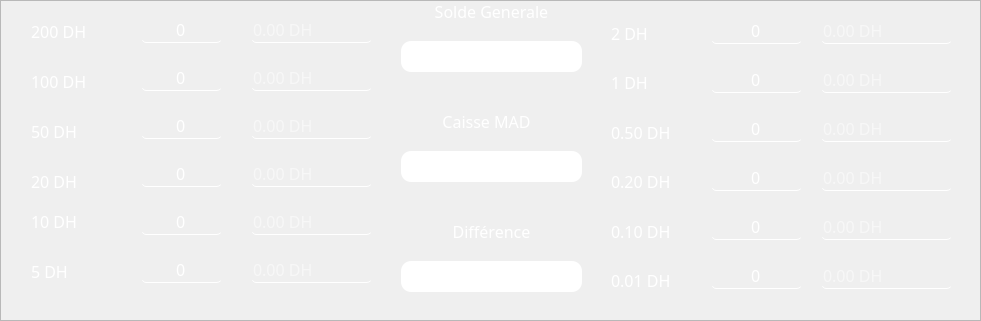
   <widget class="QStackedWidget" name="print_stackedWidget">
    <property name="geometry">
     <rect>
      <x>0</x>
      <y>100</y>
      <width>981</width>
      <height>321</height>
     </rect>
    </property>
    <property name="styleSheet">
     <string notr="true"/>
    </property>
    <property name="frameShape">
     <enum>QFrame::StyledPanel</enum>
    </property>
    <property name="frameShadow">
     <enum>QFrame::Raised</enum>
    </property>
    <widget class="QWidget" name="print_stackedWidgetPage1">
     <widget class="QLabel" name="m2">
      <property name="geometry">
       <rect>
        <x>30</x>
        <y>60</y>
        <width>81</width>
        <height>41</height>
       </rect>
      </property>
      <property name="font">
       <font>
        <family>Mongolian Baiti</family>
        <pointsize>12</pointsize>
       </font>
      </property>
      <property name="styleSheet">
       <string notr="true">color: rgb(255, 255, 255);</string>
      </property>
      <property name="text">
       <string>100 DH</string>
      </property>
     </widget>
     <widget class="QLabel" name="m4">
      <property name="geometry">
       <rect>
        <x>30</x>
        <y>160</y>
        <width>81</width>
        <height>41</height>
       </rect>
      </property>
      <property name="font">
       <font>
        <family>Mongolian Baiti</family>
        <pointsize>12</pointsize>
       </font>
      </property>
      <property name="styleSheet">
       <string notr="true">color: rgb(255, 255, 255);</string>
      </property>
      <property name="text">
       <string>20 DH</string>
      </property>
     </widget>
     <widget class="QLineEdit" name="dif">
      <property name="geometry">
       <rect>
        <x>400</x>
        <y>260</y>
        <width>181</width>
        <height>31</height>
       </rect>
      </property>
      <property name="font">
       <font>
        <family>Mongolian Baiti</family>
        <pointsize>12</pointsize>
        <weight>75</weight>
        <bold>true</bold>
       </font>
      </property>
      <property name="styleSheet">
       <string notr="true">border-radius:10px;
</string>
      </property>
      <property name="text">
       <string/>
      </property>
      <property name="alignment">
       <set>Qt::AlignCenter</set>
      </property>
      <property name="readOnly">
       <bool>true</bool>
      </property>
     </widget>
     <widget class="QLabel" name="m5">
      <property name="geometry">
       <rect>
        <x>30</x>
        <y>200</y>
        <width>81</width>
        <height>41</height>
       </rect>
      </property>
      <property name="font">
       <font>
        <family>Mongolian Baiti</family>
        <pointsize>12</pointsize>
       </font>
      </property>
      <property name="styleSheet">
       <string notr="true">color: rgb(255, 255, 255);</string>
      </property>
      <property name="text">
       <string>10 DH</string>
      </property>
     </widget>
     <widget class="QLabel" name="label_46">
      <property name="geometry">
       <rect>
        <x>430</x>
        <y>100</y>
        <width>111</width>
        <height>41</height>
       </rect>
      </property>
      <property name="font">
       <font>
        <family>Mongolian Baiti</family>
        <pointsize>12</pointsize>
       </font>
      </property>
      <property name="styleSheet">
       <string notr="true">color: rgb(255, 255, 255);</string>
      </property>
      <property name="text">
       <string>Caisse MAD</string>
      </property>
      <property name="alignment">
       <set>Qt::AlignCenter</set>
      </property>
     </widget>
     <widget class="QLabel" name="m6">
      <property name="geometry">
       <rect>
        <x>30</x>
        <y>250</y>
        <width>81</width>
        <height>41</height>
       </rect>
      </property>
      <property name="font">
       <font>
        <family>Mongolian Baiti</family>
        <pointsize>12</pointsize>
       </font>
      </property>
      <property name="styleSheet">
       <string notr="true">color: rgb(255, 255, 255);</string>
      </property>
      <property name="text">
       <string>5 DH</string>
      </property>
     </widget>
     <widget class="QLabel" name="label_65">
      <property name="geometry">
       <rect>
        <x>420</x>
        <y>-10</y>
        <width>141</width>
        <height>41</height>
       </rect>
      </property>
      <property name="font">
       <font>
        <family>Mongolian Baiti</family>
        <pointsize>12</pointsize>
       </font>
      </property>
      <property name="styleSheet">
       <string notr="true">color: rgb(255, 255, 255);</string>
      </property>
      <property name="text">
       <string>Solde Generale</string>
      </property>
      <property name="alignment">
       <set>Qt::AlignCenter</set>
      </property>
     </widget>
     <widget class="QLineEdit" name="general">
      <property name="geometry">
       <rect>
        <x>400</x>
        <y>40</y>
        <width>181</width>
        <height>31</height>
       </rect>
      </property>
      <property name="font">
       <font>
        <family>Mongolian Baiti</family>
        <pointsize>12</pointsize>
        <weight>75</weight>
        <bold>true</bold>
       </font>
      </property>
      <property name="styleSheet">
       <string notr="true">border-radius:10px;
</string>
      </property>
      <property name="text">
       <string/>
      </property>
      <property name="alignment">
       <set>Qt::AlignCenter</set>
      </property>
      <property name="readOnly">
       <bool>true</bool>
      </property>
     </widget>
     <widget class="QLabel" name="m1">
      <property name="geometry">
       <rect>
        <x>30</x>
        <y>10</y>
        <width>81</width>
        <height>41</height>
       </rect>
      </property>
      <property name="font">
       <font>
        <family>Mongolian Baiti</family>
        <pointsize>12</pointsize>
       </font>
      </property>
      <property name="styleSheet">
       <string notr="true">color: rgb(255, 255, 255);</string>
      </property>
      <property name="text">
       <string>200 DH</string>
      </property>
     </widget>
     <widget class="QLabel" name="m3">
      <property name="geometry">
       <rect>
        <x>30</x>
        <y>110</y>
        <width>81</width>
        <height>41</height>
       </rect>
      </property>
      <property name="font">
       <font>
        <family>Mongolian Baiti</family>
        <pointsize>12</pointsize>
       </font>
      </property>
      <property name="styleSheet">
       <string notr="true">color: rgb(255, 255, 255);</string>
      </property>
      <property name="text">
       <string>50 DH</string>
      </property>
     </widget>
     <widget class="QLabel" name="label_47">
      <property name="geometry">
       <rect>
        <x>440</x>
        <y>210</y>
        <width>101</width>
        <height>41</height>
       </rect>
      </property>
      <property name="font">
       <font>
        <family>Mongolian Baiti</family>
        <pointsize>12</pointsize>
       </font>
      </property>
      <property name="styleSheet">
       <string notr="true">color: rgb(255, 255, 255);</string>
      </property>
      <property name="text">
       <string>Différence</string>
      </property>
      <property name="alignment">
       <set>Qt::AlignCenter</set>
      </property>
     </widget>
     <widget class="QLineEdit" name="caisseMAD">
      <property name="geometry">
       <rect>
        <x>400</x>
        <y>150</y>
        <width>181</width>
        <height>31</height>
       </rect>
      </property>
      <property name="font">
       <font>
        <family>Mongolian Baiti</family>
        <pointsize>12</pointsize>
        <weight>75</weight>
        <bold>true</bold>
       </font>
      </property>
      <property name="styleSheet">
       <string notr="true">border-radius:10px;

</string>
      </property>
      <property name="text">
       <string/>
      </property>
      <property name="alignment">
       <set>Qt::AlignCenter</set>
      </property>
      <property name="readOnly">
       <bool>true</bool>
      </property>
     </widget>
     <widget class="QWidget" name="layoutWidget">
      <property name="geometry">
       <rect>
        <x>710</x>
        <y>0</y>
        <width>91</width>
        <height>311</height>
       </rect>
      </property>
      <layout class="QVBoxLayout" name="verticalLayout">
       <item>
        <widget class="QLineEdit" name="l2">
         <property name="font">
          <font>
           <family>Mongolian Baiti</family>
           <pointsize>12</pointsize>
          </font>
         </property>
         <property name="styleSheet">
          <string notr="true">color: rgb(255, 255, 255);
border-radius:5px;
background-color:transparent;
border-bottom:1px solid rgb(255, 255, 255);</string>
         </property>
         <property name="text">
          <string>0</string>
         </property>
         <property name="alignment">
          <set>Qt::AlignCenter</set>
         </property>
         <property name="placeholderText">
          <string>Qté.</string>
         </property>
        </widget>
       </item>
       <item>
        <widget class="QLineEdit" name="l1">
         <property name="font">
          <font>
           <family>Mongolian Baiti</family>
           <pointsize>12</pointsize>
          </font>
         </property>
         <property name="styleSheet">
          <string notr="true">color: rgb(255, 255, 255);
border-radius:5px;
background-color:transparent;
border-bottom:1px solid rgb(255, 255, 255);</string>
         </property>
         <property name="text">
          <string>0</string>
         </property>
         <property name="alignment">
          <set>Qt::AlignCenter</set>
         </property>
         <property name="placeholderText">
          <string>Qté.</string>
         </property>
        </widget>
       </item>
       <item>
        <widget class="QLineEdit" name="l05">
         <property name="font">
          <font>
           <family>Mongolian Baiti</family>
           <pointsize>12</pointsize>
          </font>
         </property>
         <property name="styleSheet">
          <string notr="true">color: rgb(255, 255, 255);
border-radius:5px;
background-color:transparent;
border-bottom:1px solid rgb(255, 255, 255);</string>
         </property>
         <property name="text">
          <string>0</string>
         </property>
         <property name="alignment">
          <set>Qt::AlignCenter</set>
         </property>
         <property name="placeholderText">
          <string>Qté.</string>
         </property>
        </widget>
       </item>
       <item>
        <widget class="QLineEdit" name="l02">
         <property name="font">
          <font>
           <family>Mongolian Baiti</family>
           <pointsize>12</pointsize>
          </font>
         </property>
         <property name="styleSheet">
          <string notr="true">color: rgb(255, 255, 255);
border-radius:5px;
background-color:transparent;
border-bottom:1px solid rgb(255, 255, 255);</string>
         </property>
         <property name="text">
          <string>0</string>
         </property>
         <property name="alignment">
          <set>Qt::AlignCenter</set>
         </property>
         <property name="placeholderText">
          <string>Qté.</string>
         </property>
        </widget>
       </item>
       <item>
        <widget class="QLineEdit" name="l01">
         <property name="font">
          <font>
           <family>Mongolian Baiti</family>
           <pointsize>12</pointsize>
          </font>
         </property>
         <property name="styleSheet">
          <string notr="true">color: rgb(255, 255, 255);
border-radius:5px;
background-color:transparent;
border-bottom:1px solid rgb(255, 255, 255);</string>
         </property>
         <property name="text">
          <string>0</string>
         </property>
         <property name="alignment">
          <set>Qt::AlignCenter</set>
         </property>
         <property name="placeholderText">
          <string>Qté.</string>
         </property>
        </widget>
       </item>
       <item>
        <widget class="QLineEdit" name="l001">
         <property name="font">
          <font>
           <family>Mongolian Baiti</family>
           <pointsize>12</pointsize>
          </font>
         </property>
         <property name="styleSheet">
          <string notr="true">color: rgb(255, 255, 255);
border-radius:5px;
background-color:transparent;
border-bottom:1px solid rgb(255, 255, 255);</string>
         </property>
         <property name="text">
          <string>0</string>
         </property>
         <property name="alignment">
          <set>Qt::AlignCenter</set>
         </property>
         <property name="placeholderText">
          <string>Qté.</string>
         </property>
        </widget>
       </item>
      </layout>
     </widget>
     <widget class="QWidget" name="layoutWidget">
      <property name="geometry">
       <rect>
        <x>250</x>
        <y>0</y>
        <width>121</width>
        <height>301</height>
       </rect>
      </property>
      <property name="font">
       <font>
        <pointsize>14</pointsize>
       </font>
      </property>
      <layout class="QVBoxLayout" name="verticalLayout_2">
       <item>
        <widget class="QLineEdit" name="o200">
         <property name="font">
          <font>
           <family>Mongolian Baiti</family>
           <pointsize>12</pointsize>
          </font>
         </property>
         <property name="styleSheet">
          <string notr="true">color: rgb(255, 255, 255);
border-radius:5px;
background-color:transparent;
border-bottom:1px solid rgb(255, 255, 255);</string>
         </property>
         <property name="text">
          <string/>
         </property>
         <property name="readOnly">
          <bool>true</bool>
         </property>
         <property name="placeholderText">
          <string>0.00 DH</string>
         </property>
        </widget>
       </item>
       <item>
        <widget class="QLineEdit" name="o100">
         <property name="font">
          <font>
           <family>Mongolian Baiti</family>
           <pointsize>12</pointsize>
          </font>
         </property>
         <property name="styleSheet">
          <string notr="true">color: rgb(255, 255, 255);
border-radius:5px;
background-color:transparent;
border-bottom:1px solid rgb(255, 255, 255);</string>
         </property>
         <property name="text">
          <string/>
         </property>
         <property name="readOnly">
          <bool>true</bool>
         </property>
         <property name="placeholderText">
          <string>0.00 DH</string>
         </property>
        </widget>
       </item>
       <item>
        <widget class="QLineEdit" name="o50">
         <property name="font">
          <font>
           <family>Mongolian Baiti</family>
           <pointsize>12</pointsize>
          </font>
         </property>
         <property name="styleSheet">
          <string notr="true">color: rgb(255, 255, 255);
border-radius:5px;
background-color:transparent;
border-bottom:1px solid rgb(255, 255, 255);</string>
         </property>
         <property name="text">
          <string/>
         </property>
         <property name="readOnly">
          <bool>true</bool>
         </property>
         <property name="placeholderText">
          <string>0.00 DH</string>
         </property>
        </widget>
       </item>
       <item>
        <widget class="QLineEdit" name="o20">
         <property name="font">
          <font>
           <family>Mongolian Baiti</family>
           <pointsize>12</pointsize>
          </font>
         </property>
         <property name="styleSheet">
          <string notr="true">color: rgb(255, 255, 255);
border-radius:5px;
background-color:transparent;
border-bottom:1px solid rgb(255, 255, 255);</string>
         </property>
         <property name="text">
          <string/>
         </property>
         <property name="readOnly">
          <bool>true</bool>
         </property>
         <property name="placeholderText">
          <string>0.00 DH</string>
         </property>
        </widget>
       </item>
       <item>
        <widget class="QLineEdit" name="o10">
         <property name="font">
          <font>
           <family>Mongolian Baiti</family>
           <pointsize>12</pointsize>
          </font>
         </property>
         <property name="styleSheet">
          <string notr="true">color: rgb(255, 255, 255);
border-radius:5px;
background-color:transparent;
border-bottom:1px solid rgb(255, 255, 255);</string>
         </property>
         <property name="text">
          <string/>
         </property>
         <property name="readOnly">
          <bool>true</bool>
         </property>
         <property name="placeholderText">
          <string>0.00 DH</string>
         </property>
        </widget>
       </item>
       <item>
        <widget class="QLineEdit" name="o5">
         <property name="font">
          <font>
           <family>Mongolian Baiti</family>
           <pointsize>12</pointsize>
          </font>
         </property>
         <property name="styleSheet">
          <string notr="true">color: rgb(255, 255, 255);
border-radius:5px;
background-color:transparent;
border-bottom:1px solid rgb(255, 255, 255);</string>
         </property>
         <property name="text">
          <string/>
         </property>
         <property name="readOnly">
          <bool>true</bool>
         </property>
         <property name="placeholderText">
          <string>0.00 DH</string>
         </property>
        </widget>
       </item>
      </layout>
     </widget>
     <widget class="QWidget" name="layoutWidget">
      <property name="geometry">
       <rect>
        <x>140</x>
        <y>0</y>
        <width>81</width>
        <height>301</height>
       </rect>
      </property>
      <property name="font">
       <font>
        <pointsize>14</pointsize>
       </font>
      </property>
      <layout class="QVBoxLayout" name="verticalLayout_3">
       <item>
        <widget class="QLineEdit" name="l200">
         <property name="font">
          <font>
           <family>Mongolian Baiti</family>
           <pointsize>12</pointsize>
          </font>
         </property>
         <property name="styleSheet">
          <string notr="true">color: rgb(255, 255, 255);
border-radius:5px;
background-color:transparent;
border-bottom:1px solid rgb(255, 255, 255);</string>
         </property>
         <property name="text">
          <string>0</string>
         </property>
         <property name="alignment">
          <set>Qt::AlignCenter</set>
         </property>
         <property name="placeholderText">
          <string>Qté.</string>
         </property>
        </widget>
       </item>
       <item>
        <widget class="QLineEdit" name="l100">
         <property name="font">
          <font>
           <family>Mongolian Baiti</family>
           <pointsize>12</pointsize>
          </font>
         </property>
         <property name="styleSheet">
          <string notr="true">color: rgb(255, 255, 255);
border-radius:5px;
background-color:transparent;
border-bottom:1px solid rgb(255, 255, 255);</string>
         </property>
         <property name="text">
          <string>0</string>
         </property>
         <property name="alignment">
          <set>Qt::AlignCenter</set>
         </property>
         <property name="placeholderText">
          <string>Qté.</string>
         </property>
        </widget>
       </item>
       <item>
        <widget class="QLineEdit" name="l50">
         <property name="font">
          <font>
           <family>Mongolian Baiti</family>
           <pointsize>12</pointsize>
          </font>
         </property>
         <property name="styleSheet">
          <string notr="true">color: rgb(255, 255, 255);
border-radius:5px;
background-color:transparent;
border-bottom:1px solid rgb(255, 255, 255);</string>
         </property>
         <property name="text">
          <string>0</string>
         </property>
         <property name="alignment">
          <set>Qt::AlignCenter</set>
         </property>
         <property name="placeholderText">
          <string>Qté.</string>
         </property>
        </widget>
       </item>
       <item>
        <widget class="QLineEdit" name="l20">
         <property name="font">
          <font>
           <family>Mongolian Baiti</family>
           <pointsize>12</pointsize>
          </font>
         </property>
         <property name="styleSheet">
          <string notr="true">color: rgb(255, 255, 255);
border-radius:5px;
background-color:transparent;
border-bottom:1px solid rgb(255, 255, 255);</string>
         </property>
         <property name="text">
          <string>0</string>
         </property>
         <property name="alignment">
          <set>Qt::AlignCenter</set>
         </property>
         <property name="placeholderText">
          <string>Qté.</string>
         </property>
        </widget>
       </item>
       <item>
        <widget class="QLineEdit" name="l10">
         <property name="font">
          <font>
           <family>Mongolian Baiti</family>
           <pointsize>12</pointsize>
          </font>
         </property>
         <property name="styleSheet">
          <string notr="true">color: rgb(255, 255, 255);
border-radius:5px;
background-color:transparent;
border-bottom:1px solid rgb(255, 255, 255);</string>
         </property>
         <property name="text">
          <string>0</string>
         </property>
         <property name="alignment">
          <set>Qt::AlignCenter</set>
         </property>
         <property name="placeholderText">
          <string>Qté.</string>
         </property>
        </widget>
       </item>
       <item>
        <widget class="QLineEdit" name="l5">
         <property name="font">
          <font>
           <family>Mongolian Baiti</family>
           <pointsize>12</pointsize>
          </font>
         </property>
         <property name="styleSheet">
          <string notr="true">color: rgb(255, 255, 255);
border-radius:5px;
background-color:transparent;
border-bottom:1px solid rgb(255, 255, 255);</string>
         </property>
         <property name="text">
          <string>0</string>
         </property>
         <property name="alignment">
          <set>Qt::AlignCenter</set>
         </property>
         <property name="placeholderText">
          <string>Qté.</string>
         </property>
        </widget>
       </item>
      </layout>
     </widget>
     <widget class="QWidget" name="layoutWidget">
      <property name="geometry">
       <rect>
        <x>610</x>
        <y>10</y>
        <width>71</width>
        <height>291</height>
       </rect>
      </property>
      <layout class="QVBoxLayout" name="verticalLayout_4">
       <item>
        <widget class="QLabel" name="m7">
         <property name="font">
          <font>
           <family>Mongolian Baiti</family>
           <pointsize>12</pointsize>
          </font>
         </property>
         <property name="styleSheet">
          <string notr="true">color: rgb(255, 255, 255);</string>
         </property>
         <property name="text">
          <string>2 DH</string>
         </property>
        </widget>
       </item>
       <item>
        <widget class="QLabel" name="m8">
         <property name="font">
          <font>
           <family>Mongolian Baiti</family>
           <pointsize>12</pointsize>
          </font>
         </property>
         <property name="styleSheet">
          <string notr="true">color: rgb(255, 255, 255);</string>
         </property>
         <property name="text">
          <string>1 DH</string>
         </property>
        </widget>
       </item>
       <item>
        <widget class="QLabel" name="m9">
         <property name="font">
          <font>
           <family>Mongolian Baiti</family>
           <pointsize>12</pointsize>
          </font>
         </property>
         <property name="styleSheet">
          <string notr="true">color: rgb(255, 255, 255);</string>
         </property>
         <property name="text">
          <string>0.50 DH</string>
         </property>
        </widget>
       </item>
       <item>
        <widget class="QLabel" name="m10">
         <property name="font">
          <font>
           <family>Mongolian Baiti</family>
           <pointsize>12</pointsize>
          </font>
         </property>
         <property name="styleSheet">
          <string notr="true">color: rgb(255, 255, 255);</string>
         </property>
         <property name="text">
          <string>0.20 DH</string>
         </property>
        </widget>
       </item>
       <item>
        <widget class="QLabel" name="m11">
         <property name="font">
          <font>
           <family>Mongolian Baiti</family>
           <pointsize>12</pointsize>
          </font>
         </property>
         <property name="styleSheet">
          <string notr="true">color: rgb(255, 255, 255);</string>
         </property>
         <property name="text">
          <string>0.10 DH</string>
         </property>
        </widget>
       </item>
       <item>
        <widget class="QLabel" name="m12">
         <property name="font">
          <font>
           <family>Mongolian Baiti</family>
           <pointsize>12</pointsize>
          </font>
         </property>
         <property name="styleSheet">
          <string notr="true">color: rgb(255, 255, 255);</string>
         </property>
         <property name="text">
          <string>0.01 DH</string>
         </property>
        </widget>
       </item>
      </layout>
     </widget>
     <widget class="QWidget" name="layoutWidget">
      <property name="geometry">
       <rect>
        <x>820</x>
        <y>0</y>
        <width>131</width>
        <height>311</height>
       </rect>
      </property>
      <layout class="QVBoxLayout" name="verticalLayout_5">
       <item>
        <widget class="QLineEdit" name="o2">
         <property name="font">
          <font>
           <family>Mongolian Baiti</family>
           <pointsize>12</pointsize>
          </font>
         </property>
         <property name="styleSheet">
          <string notr="true">color: rgb(255, 255, 255);
border-radius:5px;
background-color:transparent;
border-bottom:1px solid rgb(255, 255, 255);</string>
         </property>
         <property name="text">
          <string/>
         </property>
         <property name="readOnly">
          <bool>true</bool>
         </property>
         <property name="placeholderText">
          <string>0.00 DH</string>
         </property>
        </widget>
       </item>
       <item>
        <widget class="QLineEdit" name="o1">
         <property name="font">
          <font>
           <family>Mongolian Baiti</family>
           <pointsize>12</pointsize>
          </font>
         </property>
         <property name="styleSheet">
          <string notr="true">color: rgb(255, 255, 255);
border-radius:5px;
background-color:transparent;
border-bottom:1px solid rgb(255, 255, 255);</string>
         </property>
         <property name="text">
          <string/>
         </property>
         <property name="readOnly">
          <bool>true</bool>
         </property>
         <property name="placeholderText">
          <string>0.00 DH</string>
         </property>
        </widget>
       </item>
       <item>
        <widget class="QLineEdit" name="o05">
         <property name="font">
          <font>
           <family>Mongolian Baiti</family>
           <pointsize>12</pointsize>
          </font>
         </property>
         <property name="styleSheet">
          <string notr="true">color: rgb(255, 255, 255);
border-radius:5px;
background-color:transparent;
border-bottom:1px solid rgb(255, 255, 255);</string>
         </property>
         <property name="text">
          <string/>
         </property>
         <property name="readOnly">
          <bool>true</bool>
         </property>
         <property name="placeholderText">
          <string>0.00 DH</string>
         </property>
        </widget>
       </item>
       <item>
        <widget class="QLineEdit" name="o02">
         <property name="font">
          <font>
           <family>Mongolian Baiti</family>
           <pointsize>12</pointsize>
          </font>
         </property>
         <property name="styleSheet">
          <string notr="true">color: rgb(255, 255, 255);
border-radius:5px;
background-color:transparent;
border-bottom:1px solid rgb(255, 255, 255);</string>
         </property>
         <property name="text">
          <string/>
         </property>
         <property name="readOnly">
          <bool>true</bool>
         </property>
         <property name="placeholderText">
          <string>0.00 DH</string>
         </property>
        </widget>
       </item>
       <item>
        <widget class="QLineEdit" name="o01">
         <property name="font">
          <font>
           <family>Mongolian Baiti</family>
           <pointsize>12</pointsize>
          </font>
         </property>
         <property name="styleSheet">
          <string notr="true">color: rgb(255, 255, 255);
border-radius:5px;
background-color:transparent;
border-bottom:1px solid rgb(255, 255, 255);</string>
         </property>
         <property name="text">
          <string/>
         </property>
         <property name="readOnly">
          <bool>true</bool>
         </property>
         <property name="placeholderText">
          <string>0.00 DH</string>
         </property>
        </widget>
       </item>
       <item>
        <widget class="QLineEdit" name="o001">
         <property name="font">
          <font>
           <family>Mongolian Baiti</family>
           <pointsize>12</pointsize>
          </font>
         </property>
         <property name="styleSheet">
          <string notr="true">color: rgb(255, 255, 255);
border-radius:5px;
background-color:transparent;
border-bottom:1px solid rgb(255, 255, 255);</string>
         </property>
         <property name="text">
          <string/>
         </property>
         <property name="readOnly">
          <bool>true</bool>
         </property>
         <property name="placeholderText">
          <string>0.00 DH</string>
         </property>
        </widget>
       </item>
      </layout>
     </widget>
    </widget>
    <widget class="QWidget" name="page"/>
   </widget>
